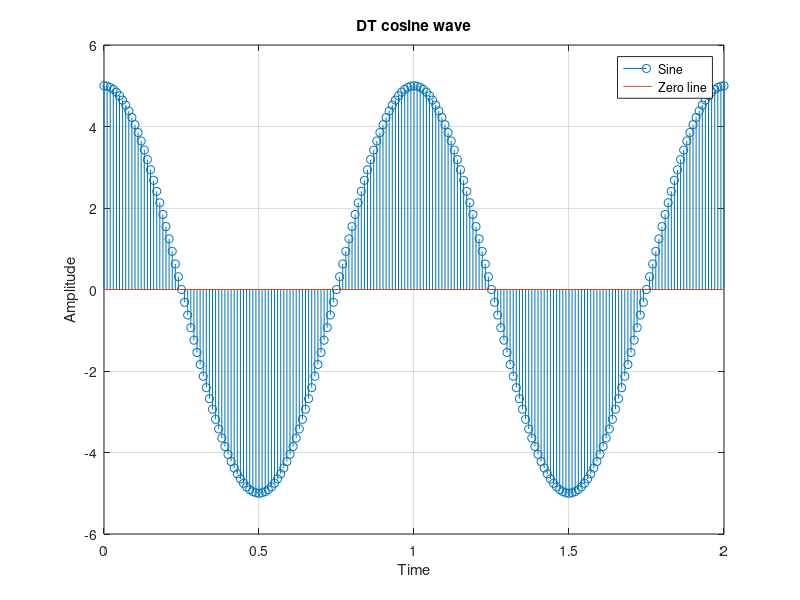

This chart was generated by the following MATLAB code:
t = 0:0.01:2;
a = 5;
f = 1;

y1 = a * cos(2 * pi * f * t);
x = t;
stem(x, y1);
hold on;
plot(t, zeros(size(t)))

title("DT cosine wave")
xlabel("Time");
ylabel("Amplitude");
legend("Sine", "Zero line");
grid on;
